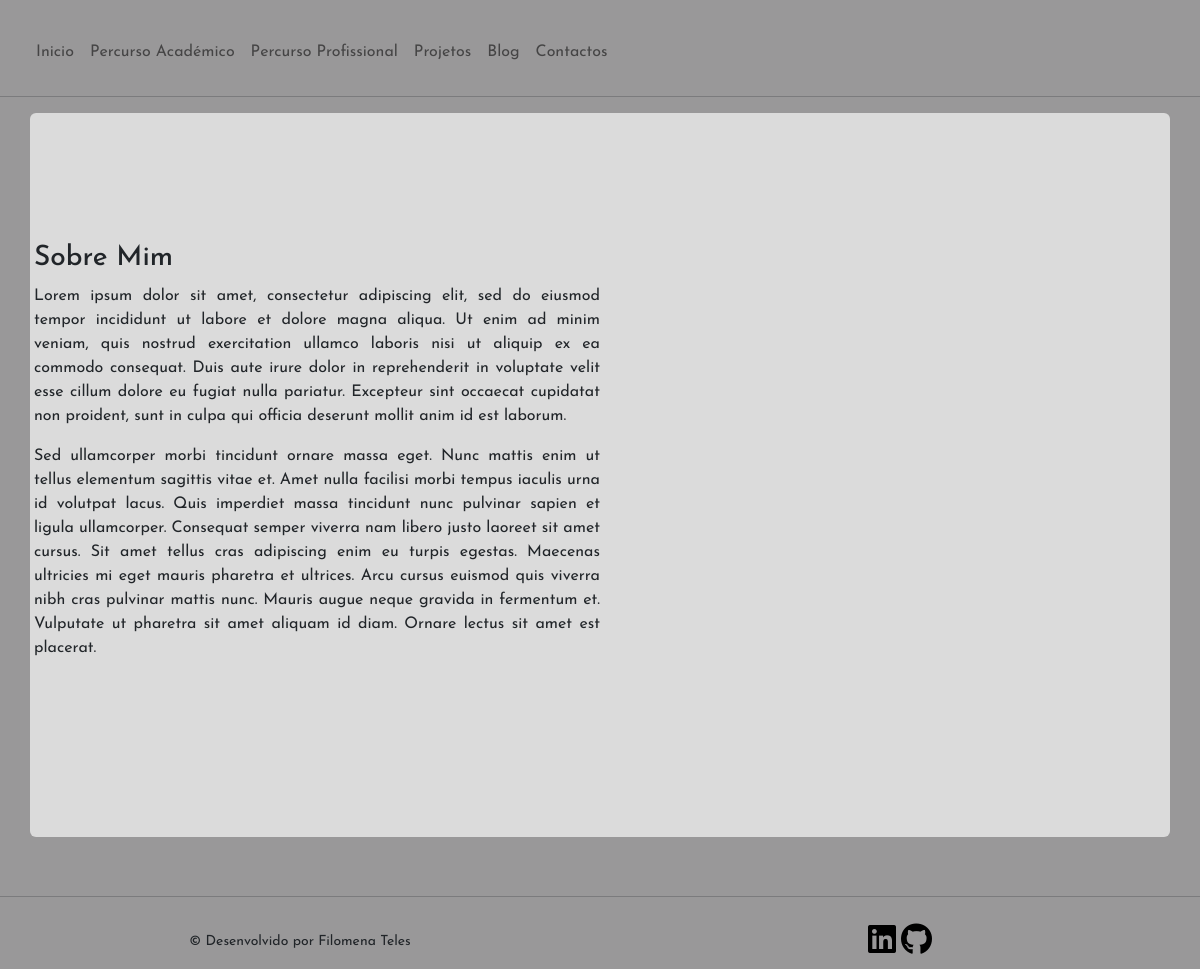
The page / on the database its author committed.
### tables this page shows
CREATE TABLE inicio (
    id INT PRIMARY KEY Auto_Increment,
    titulo VARCHAR(50),
    p_1 TEXT,
    p_2 TEXT,
    img VARCHAR(50)
);

### index.php (called while the page is built)
<?php
include('content/head.php');
include('content/header.php');
include('routes.php');
include('content/footer.php');
?>

### db/getInicio.php (the view, shortened to what this page needs)
<?php
include('conn.php');
$sql="SELECT * FROM inicio";
$result = $conn->query($sql);
if ($result->num_rows == 1) {
    $row = $result->fetch_assoc();
    ?>
    <h3><?=$row['titulo']?></h3>
    <p><?=$row['p_1']?></p>
    <p><?=$row['p_2']?></p>
    <?php
}

### content/head.php (shortened to what this page needs)
<!DOCTYPE html>
<html lang="en">
<head>
    <link href="https://cdn.jsdelivr.net/npm/bootstrap@5.2.0/dist/css/bootstrap.min.css" rel="stylesheet">
    <link rel="stylesheet" href="https://cdnjs.cloudflare.com/ajax/libs/font-awesome/6.1.1/css/all.min.css" />
    <link rel="stylesheet" href="https://cdn.jsdelivr.net/npm/bootstrap-icons@1.9.1/font/bootstrap-icons.css">
    <link rel="stylesheet" href="css/style.css">
</head>
<body>
    <div class="body-wrapper">
        <div class="conteudo ">

### content/header.php
<header class="cab">
     <br>
    <?php include('nav.php'); ?>
    <hr>
    </header>
<main>
<div class="container p-3 rounded cab" id="page-container">
   <div id="content-wrap">

### content/nav.php (shortened to what this page needs)
<nav class="navbar navbar-expand-lg" id="nav-center">
        <div class="container-fluid">
          <div class="collapse navbar-collapse" id="navbarNav">
            <ul class="navbar-nav">
              <li class="nav-item">
                <a class="nav-link
                <?php if(isset($_GET['pag'])){if($_GET['pag']=='inicio')echo"active";} ?>
                " aria-current="page" href="index.php?pag=inicio">Inicio</a>
              </li>
              <li class="nav-item">
                <a class="nav-link
                <?php if(isset($_GET['pag'])){if($_GET['pag']=='perc-acad')echo"active";} ?>
                " href="index.php?pag=perc-acad">Percurso Académico</a>
              </li>
              <li class="nav-item">
                <a class="nav-link
                <?php if(isset($_GET['pag'])){if($_GET['pag']=='perc-prof')echo"active";} ?>
                " href="index.php?pag=perc-prof">Percurso Profissional</a>
              </li>
              <li class="nav-item">
                <a class="nav-link
                <?php if(isset($_GET['pag'])){if($_GET['pag']=='projeto')echo"active";} ?>
                " href="index.php?pag=projeto">Projetos</a>
              </li>
              <li class="nav-item">
                <a class="nav-link
                <?php if(isset($_GET['pag'])){if($_GET['pag']=='blog')echo"active";} ?>
                " href="index.php?pag=blog">Blog</a>
              </li>
              <li class="nav-item">
                <a class="nav-link
                <?php if(isset($_GET['pag'])){if($_GET['pag']=='contactos')echo"active";} ?>
                " href="index.php?pag=contactos">Contactos</a>
              </li>
            </ul>
    </nav>

### routes.php
<?php
if(isset($_GET['pag'])){
    $p=$_GET['pag'];
    if($p == 'inicio')
        include('content/pages/inicio.php');
    else if ($p == 'perc-acad')
        include('content/pages/p_acad.php');
    else if ($p == 'perc-prof')
        include('content/pages/p_prof.php');
    else if ($p == 'projeto')
        include('content/pages/projeto.php');
    else if ($p == 'blog')
        include('content/pages/blog.php');
    else if ($p == 'contactos')
        include('content/pages/contacto.php');
    else if ($p == 'blog-art')
        include('content/pages/artigo.php');
    else if ($p == 'proj-poster1')
        include('content/pages/poster1.php');
    else if ($p == 'proj-poster2')
        include('content/pages/poster2.php');
    else
        include('content/pages/404.php');
}else if(isset($_GET['search']))
    include('content/pages/blog.php');
else{
    include('content/pages/inicio.php');
}
?>

### content/pages/inicio.php (shortened to what this page needs)
<div class="row" >
    <div class="col-6 center" id="about">
        <?php include('db/getInicio.php')?>
    </div>
    <div class="col-6 center" id="foto">
    </div>
</div>

### content/footer.php (shortened to what this page needs)
    </div>
</div>
</main>
    <footer class="container-fluid">
    <div class="row text-center">
        <hr>
            <div class="col-12 col-md-6 p-3"> <small>© Desenvolvido por Filomena Teles</small></div>
            <div class="col-12 col-md-6 p-3">
                <a href="https://www.linkedin.com/in/filomena-teles/" target="_blank"><i class="fa-brands fa-linkedin fa-2xl"></i></a>
                <a href="https://github.com/FilomenaTeles" target="_blank"><i class="fa-brands fa-github fa-2xl"></i></a>
            </div>
    </div>
    </footer>
</div>
</div>
</body>
</html>

### css/style.css (style rules this page uses)
:root { --base: #999899; --sec:#f7e0b7; --ligth: #dbdbdb; --dark:rgba(124, 122, 122, 0.837); }
.conteudo { position: relative; }
header { background-color: var(--base); text-align: center; }
body { font-family: 'Josefin Sans', sans-serif; background-color: var(--base); }
#page-container { background-color: var(--ligth); border-radius: 30px; }
#nav-center { text-align: center; justify-content: center; }
#about.center { position: relative; vertical-align: center; padding: 10% 0; border: 2px; font-size: justify; }
#foto.center { padding: 10% 0; border: 2px; }
p { text-align: justify; }
.card-body p, a { font-size:medium; }
footer { background-color: var(--base); }
#page-container { position: relative; min-height: 70vh; margin-bottom: 3.7rem; }
#content-wrap { padding-bottom: 2rem; margin: 0rem; }
footer i { color: black; }

### rows shown on the page
inicio: titulo "Sobre Mim", p_1 "Lorem ipsum dolor sit amet, consectetur adipiscing elit, sed do eiusmod tempor incididunt ut labore et dolore magna aliqua. Ut enim ad minim veniam, quis nostrud exercitation ullamco laboris nisi ut aliquip ex ea commodo consequat. Duis aute irure dolor in reprehenderit in voluptate velit esse cillum dolore eu fugiat nulla pariatur. Excepteur sint occaecat cupidatat non proident, sunt in culpa qui officia deserunt mollit anim id est laborum.", p_2 "Sed ullamcorper morbi tincidunt ornare massa eget. Nunc mattis enim ut tellus elementum sagittis vitae et. Amet nulla facilisi morbi tempus iaculis urna id volutpat lacus. Quis imperdiet massa tincidunt nunc pulvinar sapien et ligula ullamcorper. Consequat semper viverra nam libero justo laoreet sit amet cursus. Sit amet tellus cras adipiscing enim eu turpis egestas. Maecenas ultricies mi eget mauris pharetra et ultrices. Arcu cursus euismod quis viverra nibh cras pulvinar mattis nunc. Mauris augue neque gravida in fermentum et. Vulputate ut pharetra sit amet aliquam id diam. Ornare lectus sit amet est placerat."
